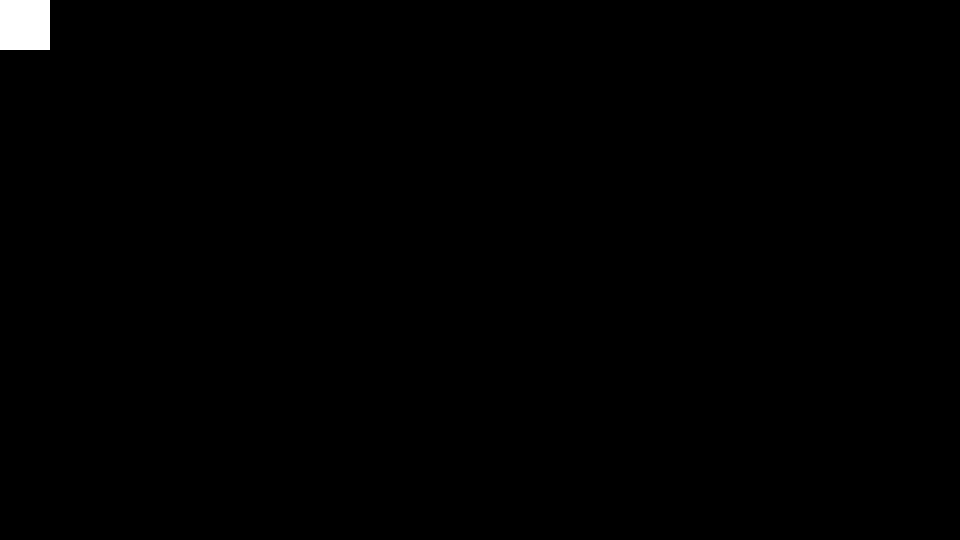
Frame 1 (no input)
Frame 60 (the mouse pressed at the canvas centre just before this capture): identical to frame 1, image omitted
Frame 120 (the mouse held since frame 60 and released just before this capture): identical to frame 1, image omitted

The Processing sketch that drew this single still picture (run headless with seeded random() and noise(); from frame 60 on, the mouse is pressed at the canvas centre):

// Processing sketch: exempleKeyMouse
// ── exempleKeyMouse.pde

int posX = 0;
int posY = 0;
color colorRect = color(255, 255, 255);

void setup() {
  size(960,540);
}

void draw() {  
  background(0);
  rectMode(CENTER);
  
  // Draw rect
  fill(colorRect);
  rect(posX,posY,100,100);
}


void mouseDragged() {
  //println("mousePressed");
  posX = mouseX;
  posY = mouseY;  
}


void keyPressed() {
  println(keyCode);
  
  if(keyCode == 32) {
    // SPACE
    colorRect = color(random(255), random(255), random(255));
  } else if(keyCode == 38) {
    // UP
    posY -= 10;
  } else if(keyCode == 40) {
    posY += 10;
  } else if(keyCode == 37) {
    posX -= 10;
  } else if(keyCode == 39) {
    posX += 10;
  }
  
}
